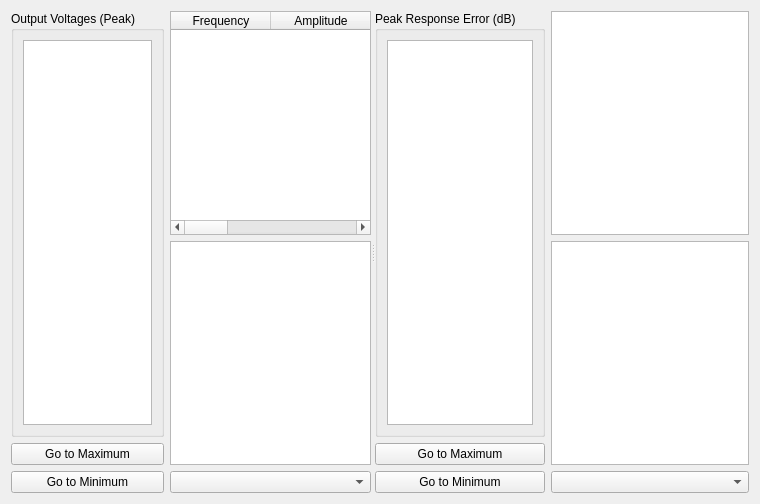
<?xml version="1.0" encoding="UTF-8"?>
<ui version="4.0">
 <class>Form</class>
 <widget class="QWidget" name="Form">
  <property name="geometry">
   <rect>
    <x>0</x>
    <y>0</y>
    <width>760</width>
    <height>504</height>
   </rect>
  </property>
  <property name="windowTitle">
   <string>Form</string>
  </property>
  <layout class="QHBoxLayout" name="horizontalLayout">
   <item>
    <widget class="QSplitter" name="splitter">
     <property name="orientation">
      <enum>Qt::Horizontal</enum>
     </property>
     <widget class="QWidget" name="horizontalLayoutWidget">
      <layout class="QHBoxLayout" name="excitation_layout">
       <item>
        <layout class="QVBoxLayout" name="excitation_voltage_layout">
         <item>
          <widget class="QGroupBox" name="excitation_voltage_groupbox">
           <property name="title">
            <string>Output Voltages (Peak)</string>
           </property>
           <layout class="QVBoxLayout" name="verticalLayout_70">
            <item>
             <widget class="QListWidget" name="excitation_voltage_list">
              <property name="sizePolicy">
               <sizepolicy hsizetype="Minimum" vsizetype="Minimum">
                <horstretch>0</horstretch>
                <verstretch>0</verstretch>
               </sizepolicy>
              </property>
              <property name="minimumSize">
               <size>
                <width>0</width>
                <height>0</height>
               </size>
              </property>
              <property name="toolTip">
               <string>RMS Voltage predicted for each excitation channel</string>
              </property>
              <property name="sizeAdjustPolicy">
               <enum>QAbstractScrollArea::AdjustToContents</enum>
              </property>
             </widget>
            </item>
           </layout>
          </widget>
         </item>
         <item>
          <widget class="QPushButton" name="maximum_voltage_button">
           <property name="toolTip">
            <string>Shows the excitation channel with the largest voltage</string>
           </property>
           <property name="text">
            <string>Go to Maximum</string>
           </property>
          </widget>
         </item>
         <item>
          <widget class="QPushButton" name="minimum_voltage_button">
           <property name="toolTip">
            <string>Shows the excitation channel with the smallest voltage</string>
           </property>
           <property name="text">
            <string>Go to Minimum</string>
           </property>
          </widget>
         </item>
        </layout>
       </item>
       <item>
        <layout class="QVBoxLayout" name="excitation_plot_layout">
         <item>
          <widget class="QTableWidget" name="sds_table">
           <column>
            <property name="text">
             <string>Frequency</string>
            </property>
           </column>
           <column>
            <property name="text">
             <string>Amplitude</string>
            </property>
           </column>
           <column>
            <property name="text">
             <string>Delay</string>
            </property>
           </column>
           <column>
            <property name="text">
             <string>Decay</string>
            </property>
           </column>
          </widget>
         </item>
         <item>
          <widget class="PlotWidget" name="excitation_display_plot">
           <property name="sizePolicy">
            <sizepolicy hsizetype="Expanding" vsizetype="Expanding">
             <horstretch>1</horstretch>
             <verstretch>0</verstretch>
            </sizepolicy>
           </property>
          </widget>
         </item>
         <item>
          <widget class="QComboBox" name="excitation_selector">
           <property name="toolTip">
            <string>Select the column of the excitation CPSD matrix to visualize</string>
           </property>
          </widget>
         </item>
        </layout>
       </item>
      </layout>
     </widget>
     <widget class="QWidget" name="horizontalLayoutWidget_2">
      <layout class="QHBoxLayout" name="response_layout">
       <item>
        <layout class="QVBoxLayout" name="response_error_layout">
         <item>
          <widget class="QGroupBox" name="response_error_groupbox">
           <property name="title">
            <string>Peak Response Error (dB)</string>
           </property>
           <layout class="QVBoxLayout" name="verticalLayout_71">
            <item>
             <widget class="QListWidget" name="response_error_list">
              <property name="sizePolicy">
               <sizepolicy hsizetype="Minimum" vsizetype="Minimum">
                <horstretch>0</horstretch>
                <verstretch>0</verstretch>
               </sizepolicy>
              </property>
              <property name="toolTip">
               <string>RMS dB error predicted at each control channel</string>
              </property>
              <property name="sizeAdjustPolicy">
               <enum>QAbstractScrollArea::AdjustToContents</enum>
              </property>
             </widget>
            </item>
           </layout>
          </widget>
         </item>
         <item>
          <widget class="QPushButton" name="maximum_error_button">
           <property name="toolTip">
            <string>Show the control channel prediction with the largest predicted error</string>
           </property>
           <property name="text">
            <string>Go to Maximum</string>
           </property>
          </widget>
         </item>
         <item>
          <widget class="QPushButton" name="minimum_error_button">
           <property name="toolTip">
            <string>Show the control channel prediction with the smallest predicted error</string>
           </property>
           <property name="text">
            <string>Go to Minimum</string>
           </property>
          </widget>
         </item>
        </layout>
       </item>
       <item>
        <layout class="QVBoxLayout" name="response_plot_layout">
         <item>
          <widget class="PlotWidget" name="response_srs_plot">
           <property name="sizePolicy">
            <sizepolicy hsizetype="Expanding" vsizetype="Expanding">
             <horstretch>1</horstretch>
             <verstretch>0</verstretch>
            </sizepolicy>
           </property>
          </widget>
         </item>
         <item>
          <widget class="PlotWidget" name="response_display_plot">
           <property name="sizePolicy">
            <sizepolicy hsizetype="Expanding" vsizetype="Expanding">
             <horstretch>1</horstretch>
             <verstretch>0</verstretch>
            </sizepolicy>
           </property>
          </widget>
         </item>
         <item>
          <widget class="QComboBox" name="response_selector">
           <property name="toolTip">
            <string>Select the row of the response CPSD matrix to visualize</string>
           </property>
          </widget>
         </item>
        </layout>
       </item>
      </layout>
     </widget>
    </widget>
   </item>
  </layout>
 </widget>
 <customwidgets>
  <customwidget>
   <class>PlotWidget</class>
   <extends>QGraphicsView</extends>
   <header location="global">pyqtgraph</header>
  </customwidget>
 </customwidgets>
 <resources/>
 <connections/>
</ui>
